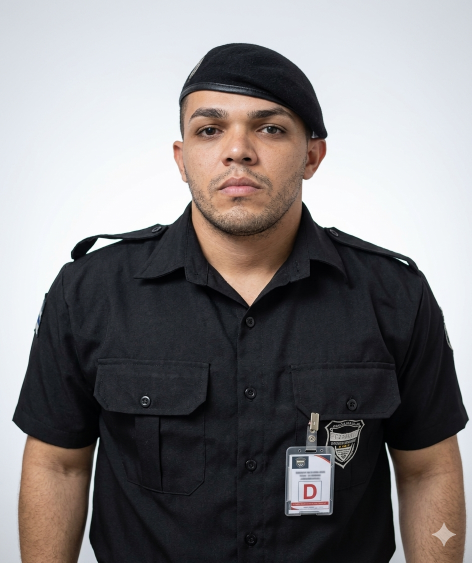
#> input picture Gemini_Generated_Image_5txl725txl725txl.png, 944 x 1125 px (shown at 1/2 size)
$ python -i compress_view.py   (imports and definitions only)
#> lines starting #> are read from the running program, lines starting #| are printed output that depends on the picture
"""
Endpoint temporário para forçar recompressão de fotos via browser.
REMOVER após uso.
"""
import io
import os
from django.http import HttpResponse
from django.conf import settings
from PIL import Image, ExifTags
from cadastros.models import FotoMarco, FotoParada, FotoIncidente, FotoVeiculoEscoltado, FotoTrocaMotorista

SECRET = "compress2026jr"
MAX_LARGURA = 1280
QUALIDADE = 72
LIMITE_SKIP_KB = 200

# [7 lines that did not run here, left out]


def _corrigir_orientacao(img):
    try:
        exif = img._getexif()
        if exif:
            for tag, val in exif.items():
                if ExifTags.TAGS.get(tag) == 'Orientation':
                    if val == 3: img = img.rotate(180, expand=True)
                    elif val == 6: img = img.rotate(270, expand=True)
                    elif val == 8: img = img.rotate(90, expand=True)
                    break
    except Exception:
        pass
    return img


# [73 lines left out: function compress_photos_view, not called in this run]

>>> import cv2
>>> picture = cv2.imread('../Gemini_Generated_Image_5txl725txl725txl.png', cv2.IMREAD_GRAYSCALE)
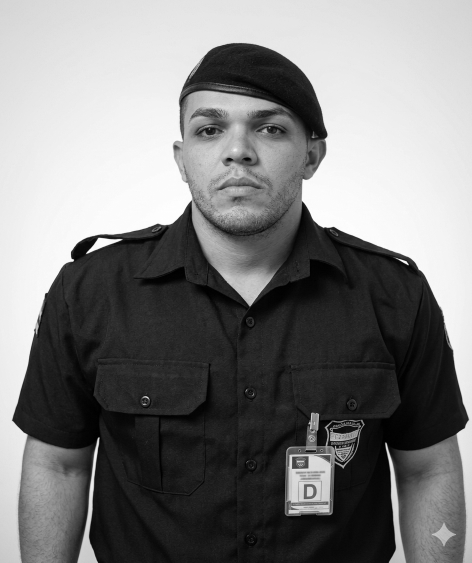
#> picture: shape (1125, 944) (shown at 1/2 size); min 0, max 255, mean 125.3
>>> result = _corrigir_orientacao(picture)

$ run again, on Gemini_Generated_Image_s78elis78elis78e.png
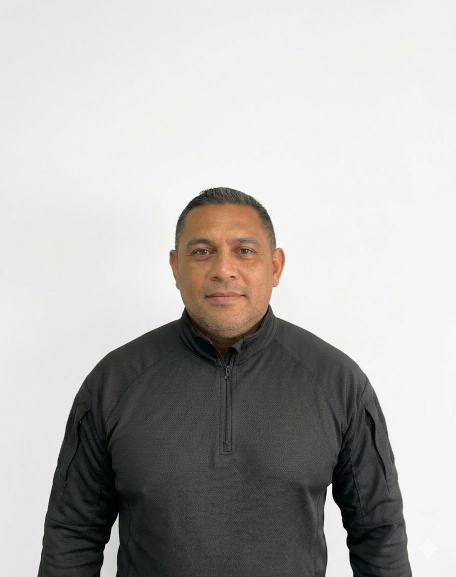
#> input picture Gemini_Generated_Image_s78elis78elis78e.png, 912 x 1154 px (shown at 1/2 size)
#> `picture = cv2.imread('../Gemini_Generated_Image_5txl725txl725txl.png',..`:
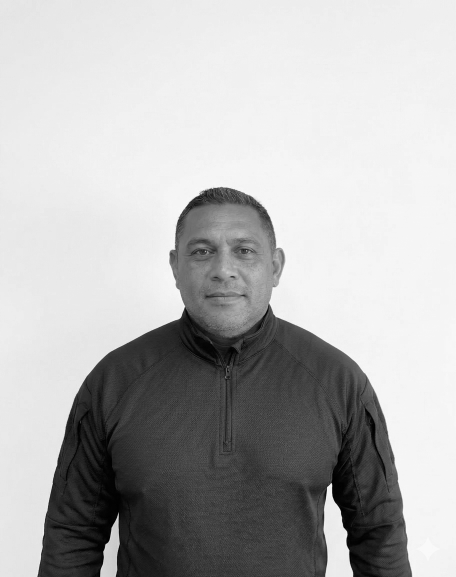
#> picture: shape (1154, 912) (shown at 1/2 size); min 0, max 254, mean 178.9

$ run again, on zazaza.png
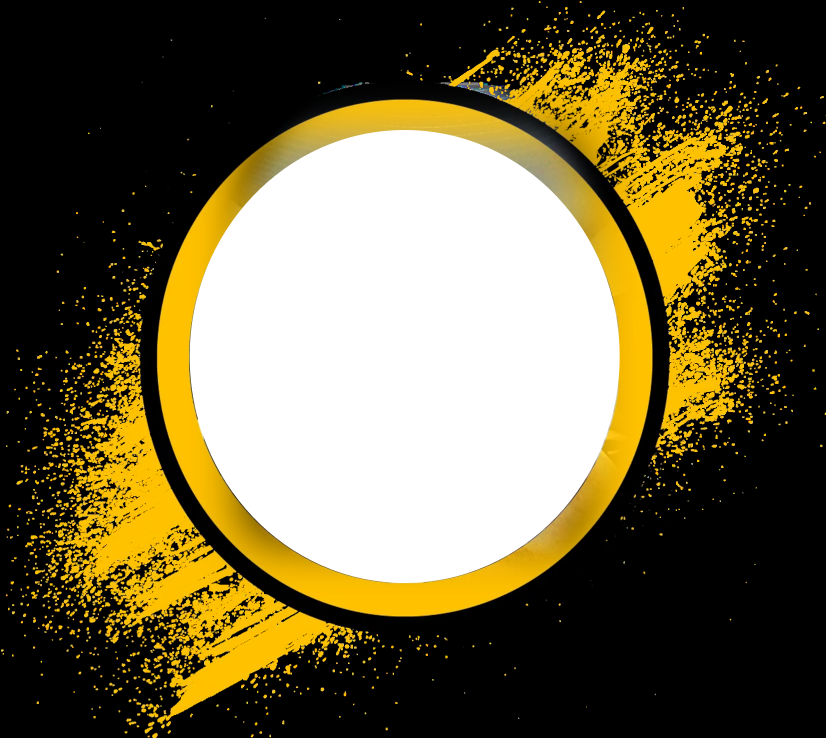
#> input picture zazaza.png, 2478 x 2214 px (shown at 1/3 size)
#> `picture = cv2.imread('../Gemini_Generated_Image_5txl725txl725txl.png',..`:
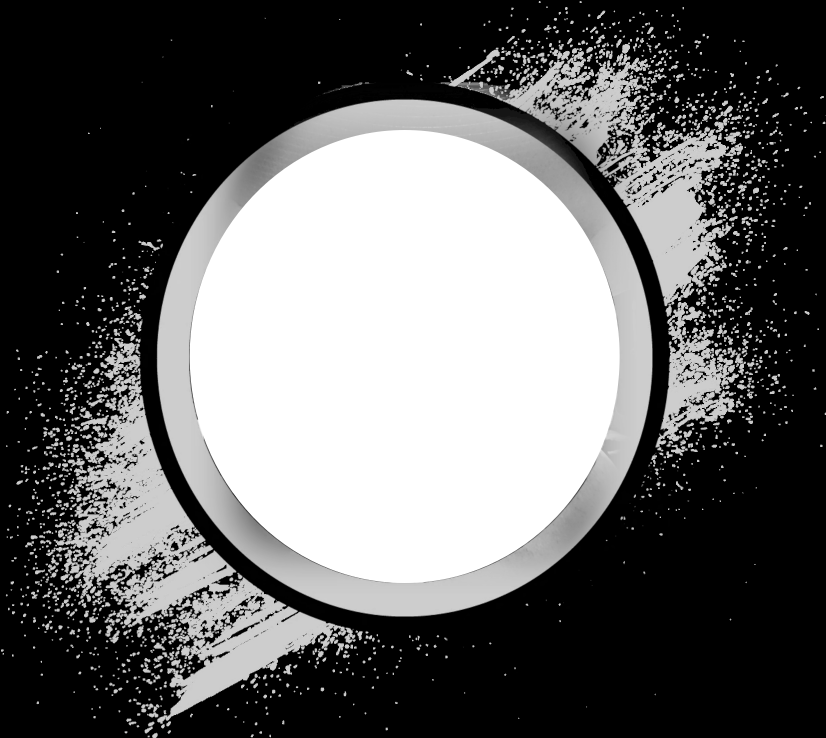
#> picture: shape (2214, 2478) (shown at 1/3 size); min 0, max 255, mean 100.6
